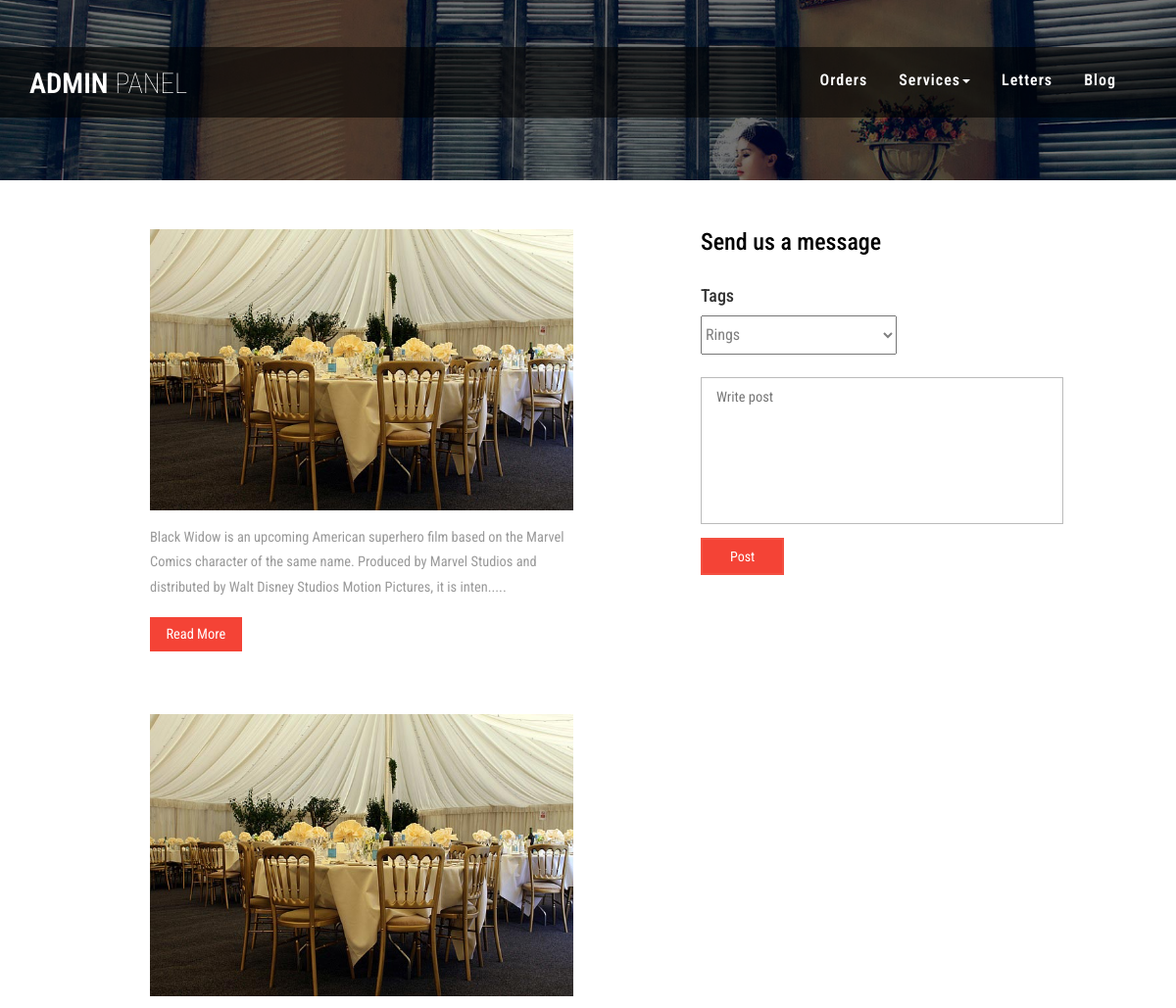
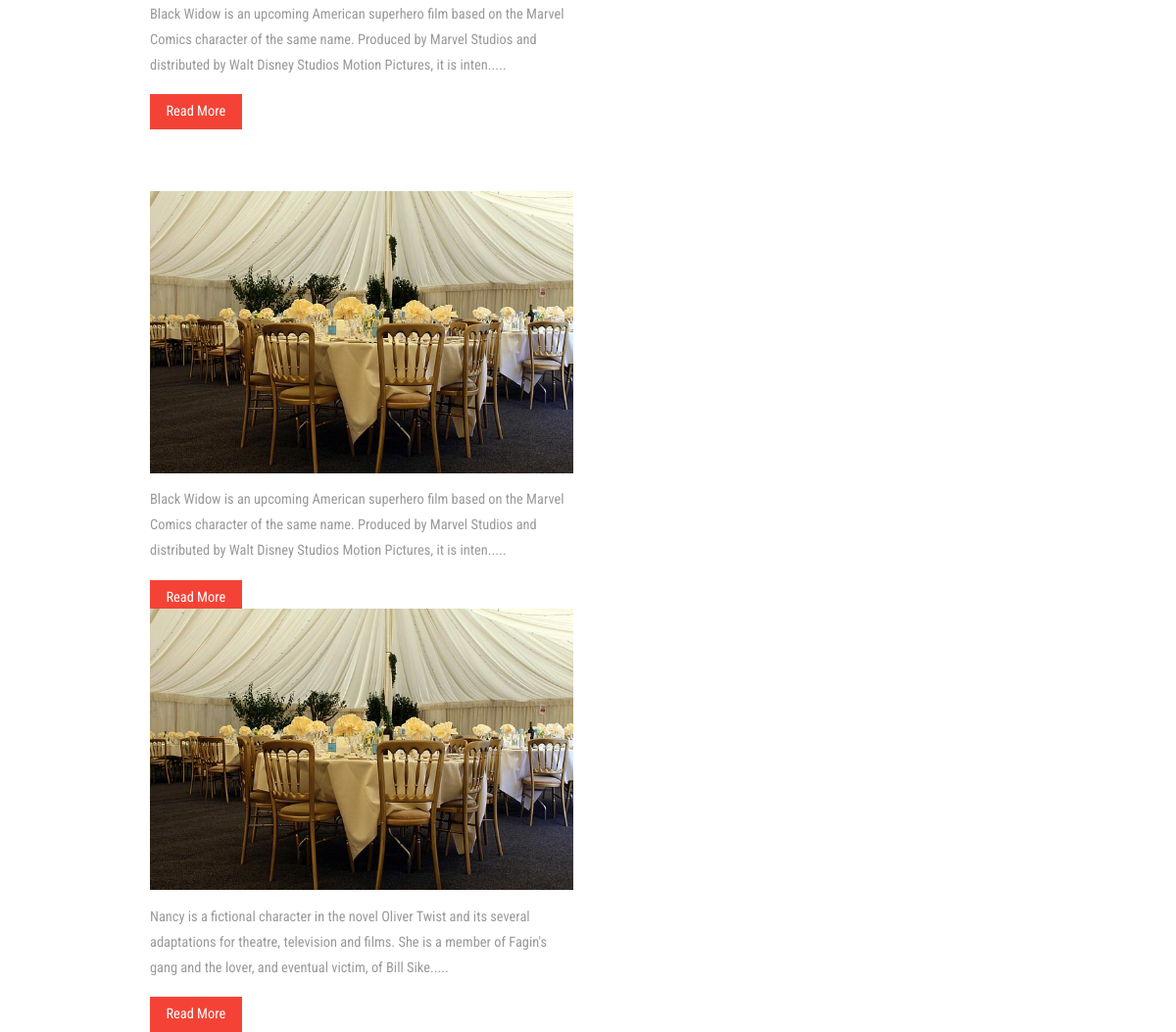
The page /adminblog.php on the database its author committed (2 pictures, top to bottom).
### tables this page shows
CREATE TABLE `posts` (
  `id` int(11) NOT NULL,
  `created_at` timestamp NOT NULL DEFAULT CURRENT_TIMESTAMP,
  `text` text NOT NULL,
  `tag` varchar(255) NOT NULL,
  `image` varchar(255) NOT NULL,
  `title` varchar(255) NOT NULL
);

### adminblog.php (the view, shortened to what this page needs)
<?php
include 'config/database.php';
$sql = 'SELECT * FROM posts';
$result = mysqli_query($link, $sql);
$standards = mysqli_fetch_all($result, MYSQLI_ASSOC);
?>
<!DOCTYPE html>
<html>
<head>
	<link href="css/bootstrap.css" rel="stylesheet" type="text/css" media="all" />
	<link rel="stylesheet" href="css/style.css" type="text/css" media="all" />
	<link href="css/font-awesome.css" rel="stylesheet">
</head>
<body>
	<div class="banner">
		<?php include 'adminheader.php'?>
	</div>
	<div style="padding-top: 50px" class="container">
		<div class="col-md-6 contact-form-left">
		<?php
		foreach ($standards as $item) {
			$text = $item['text'];
			?>
			<div  class="w3-blog-left-grid">
				<div class="w3ls-blog-leftr">
					<a href="single.html"><img src="images/p1.jpg" alt=" " class="img-responsive" /></a>
					<p><?php echo substr($text, 0, 200); ?>.....</p>
					<br>
					<div class="more">
						<a href="single.html">Read More</a>
					</div>
				</div>
			</div>
		<?php }
		?>
	</div>
	<div  style="margin-left: 100px;width: 400px" class="col-md-6 contact-form-right">
		<div class="contact-form-top">
			<h3>Send us a message</h3>
		</div>
		<div class="agileinfo-contact-form-grid">
			<form action="config/admin_post.php" method="POST">
												<h4>Tags</h4>
												<select ="hi" id="cars" name="guest" style="height: 40px;width: 200px;color: gray">
													<option value="50">Rings</option>
												</select>
										<br><br>
				<textarea name="text" placeholder="Write post" required=""></textarea>
				<button class="btn1" >Post</button>
			</form>
		</div>
	</div>
	</div>
</body>
</html>

### adminheader.php (shortened to what this page needs)
<div class="header">
	<div class="container">
		<div class="header-left">
			<div class="w3layouts-logo">
				<h1>
					<a href="index.php">Admin <span>Panel</span></a>
				</h1>
			</div>
		</div>
		<div class="top-nav">
			<nav class="navbar navbar-default">
				<div class="collapse navbar-collapse" id="bs-example-navbar-collapse-1">
					<ul class="nav navbar-nav">
						<li><a class="<?php if(basename($_SERVER['PHP_SELF'])=="adminhome.php"){echo('active');}; ?>" href="adminhome.php">Orders</a></li>
						<li class=""><a href="#" class="dropdown-toggle hvr-bounce-to-bottom" data-toggle="dropdown" role="button" aria-haspopup="true" aria-expanded="false">Services<span class="caret"></span></a>
						</li>
						<li><a class="<?php if(basename($_SERVER['PHP_SELF'])=="letter.php"){echo('active');}; ?>" href="letter.php">Letters</a></li>
						<li><a class="<?php if(basename($_SERVER['PHP_SELF'])=="blog.php"){echo('active');}; ?>" href="adminblog.php">Blog</a></li>
					</ul>
					<div class="clearfix"> </div>
				</div>
			</nav>
		</div>
		<div class="clearfix"> </div>
	</div>
</div>

### css/style.css (style rules this page uses)
body a { transition: 0.5s all; -webkit-transition: 0.5s all; -o-transition: 0.5s all; -moz-transition: 0.5s all; -ms-transition: 0.5s all; }
html, body { font-size: 100%; font-family: 'Roboto Condensed', sans-serif; }
body { background:#FFFFFF; }
.banner { background: url(../images/1.jpg) no-repeat 0px 0px; background-size: cover; padding: 3em 0 4em; }
.header { background: rgba(0, 0, 0, 0.6); padding: 1em 0; }
.header-left { float: left; }
.w3layouts-logo h1 { margin: 0; }
.w3layouts-logo h1 a { color: #fff; font-size: .8em; text-transform: uppercase; text-decoration: none; font-weight: 600; font-family: 'Roboto Condensed', sans-serif; }
.w3layouts-logo h1 a span { font-weight:100; }
.top-nav { margin: .5em 0 0 0; float: right; }
.top-nav ul { padding: 0; margin: 0; }
.top-nav ul li { display: inline-block; margin: 0 1em; float: left; }
ul.nav.navbar-nav { float: right; }
.navbar-default { background: none; border: none; margin: 0; }
.navbar { min-height: 0; }
.top-nav ul li a { color: #fff !important; font-size: 1em; margin: 0; text-decoration: none; padding: 0; font-weight: 600; font-family: 'Roboto Condensed', sans-serif; letter-spacing: 1px; }
.more a { font-size: .9em; color: #fff; text-decoration: none; padding: .5em 1em; background: #f44336; border: solid 2px #f44336; }
.w3ls-blog-leftr p { font-size: .9em; color: #999; margin: 1em 0 0; line-height: 1.8em; }
.w3ls-blog-leftr { float:right; width:80%; }
.w3-blog-left-grid:nth-child(2) { margin:70px 0; }
.w3layouts-contact-form-top h3,.contact-form-top h3 { color: #000000; margin: 0 0 1em; font-size: 1.5em; text-align: left; }
.agileinfo-contact-form-grid { margin: 2em 0 0 0; }
.agileinfo-contact-form-grid textarea { background: none; border: 1.5px solid #BBBBBB; width: 100%; display: block; height: 150px; outline: none; font-size: 0.9em; color: #BBBBBB; resize: none; padding: 10px 15px 10px 15px; margin-bottom: 1em; }
button.btn1 { border: solid 2px #f35041; color: #ffffff; font-size: .875em; background: #f44336; padding: .5em 2em; text-decoration: none; transition: 0.5s all; -webkit-transition: 0.5s all; -moz-transition: 0.5s all; -o-transition: 0.5s all; -ms-transition: 0.5s all; }
ul { list-style-type: none; }

### rows shown on the page
posts: text "Black Widow is an upcoming American superhero film based on the Marvel Comics character of the same name. Produced by Marvel Studios and distributed by Walt Disney Studios Motion Pictures, it is inten"
posts: text "Black Widow is an upcoming American superhero film based on the Marvel Comics character of the same name. Produced by Marvel Studios and distributed by Walt Disney Studios Motion Pictures, it is inten"
posts: text "Black Widow is an upcoming American superhero film based on the Marvel Comics character of the same name. Produced by Marvel Studios and distributed by Walt Disney Studios Motion Pictures, it is inten"
posts: text "Nancy is a fictional character in the novel Oliver Twist and its several adaptations for theatre, television and films. She is a member of Fagin's gang and the lover, and eventual victim, of Bill Sike"
